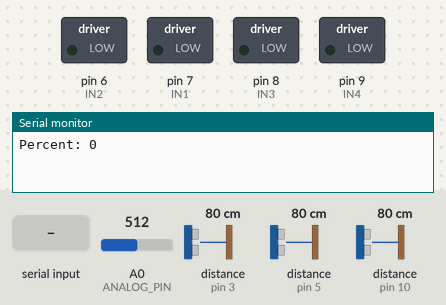
A sketch run on a simulated Arduino Uno, built with avr-gcc and run on an emulated ATmega328P. On the bench: switched loads named in the sketch (green lamp = pin HIGH), the last lines printed to the serial monitor. The inputs (shaded band) are chosen by the test bench; at power-on: A0 (ANALOG_PIN) = 512, distance to the obstacle (sensors on pin 3, pin 5, pin 10) 80 cm. The echo pulse lasts 58.3 µs per cm.

Above: at 1.2 s.
1.3 s: "1\n" received over Serial
At 1.9 s:
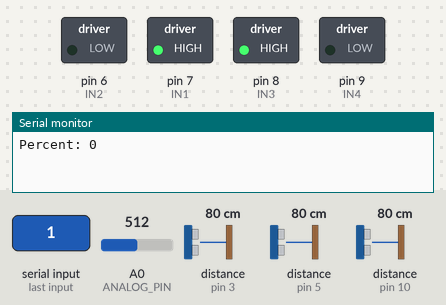
2.8 s: "2\n" received over Serial
At 4.0 s:
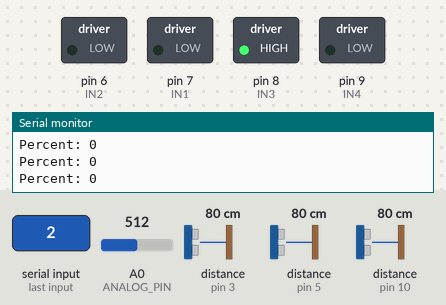
4.3 s: "3\n" received over Serial
At 5.3 s:
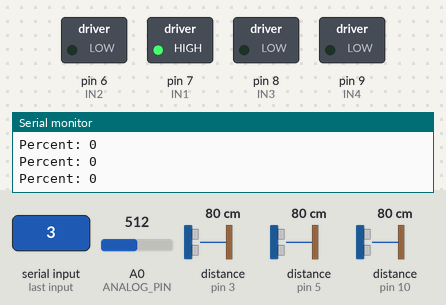
5.8 s: "4\n" received over Serial
At 6.5 s:
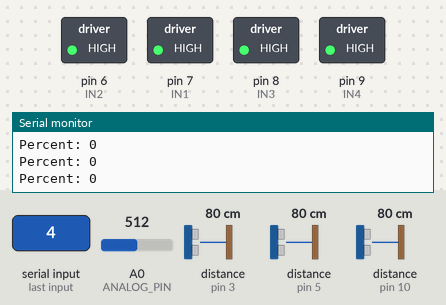
7.3 s: "5\n" received over Serial
At 7.6 s:
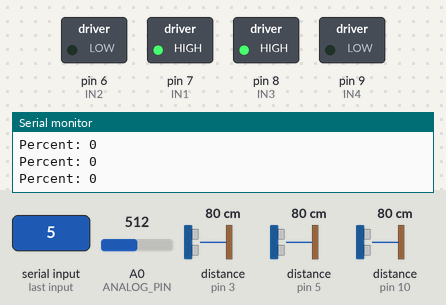
Timing chart, 0 to 9.8 s (numbered marks = the images above; inputs shaded):
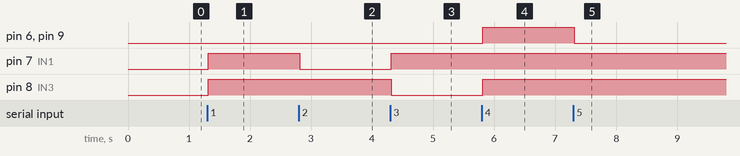

The sketch:

motor.ino
```cpp
#include <NewPing.h>

// DEFINE GLOBAL VARIABLES
String serialData;
int data;

// motor pin configurations
// LEFT MOTOR
#define IN1 7
#define IN2 6
// RIGHT MOTOR
#define IN3 8
#define IN4 9

// Define the pins for the ultrasonic sensors
#define LEFT_TRIG_PIN 2
#define LEFT_ECHO_PIN 3
#define FRONT_TRIG_PIN 4
#define FRONT_ECHO_PIN 5
#define RIGHT_TRIG_PIN 11
#define RIGHT_ECHO_PIN 10

// Define the maximum and minimum distances for obstacle detection (in centimeters)
#define MIN_DISTANCE 70

// Define variables to be used for battery monitoring
#define ANALOG_PIN A0
#define MAX_VOLTAGE 13.5
#define REF_VOLTAGE 10.0
float voltage, percent, voltage_diff;
unsigned long previousMillis = 0;  // Stores last time voltage was sent
const long interval = 1000;

// Create NewPing objects for each ultrasonic sensor
NewPing leftSensor(LEFT_TRIG_PIN, LEFT_ECHO_PIN);
NewPing frontSensor(FRONT_TRIG_PIN, FRONT_ECHO_PIN);
NewPing rightSensor(RIGHT_TRIG_PIN, RIGHT_ECHO_PIN);


void setup() {
  Serial.begin(115200);       // initializes Serial communication
  pinMode(IN1, OUTPUT);
  pinMode(IN2, OUTPUT);
  pinMode(IN3, OUTPUT);
  pinMode(IN4, OUTPUT);

  pinMode(ANALOG_PIN, INPUT_PULLUP);

  // clear any initial data in serial buffer
  while (Serial.available() > 0){
    Serial.read();
  }
}


void loop() {
  unsigned long currentMillis = millis();
  sendVoltagePercentToSerial(currentMillis);

  if (Serial.available() > 0){    // receives the number of bytes
    // read string until new line
    serialData = Serial.readStringUntil('\n');    // 1,2,3,4,5 = left, front, right, stop, listen to ult

    // convert data from serial to int
    data = serialData.toInt();
    // data = Serial.parseInt();

    if ((data < 6) && (data > 0)){

      // Read ultrasonic sensors and return sensor distance
      int objectDistanceInLeft = leftSensor.ping_cm();
      int objectDistanceInFront = frontSensor.ping_cm();
      int objectDistanceInRight = rightSensor.ping_cm();

      // main loop
      moveFunction(data, objectDistanceInLeft, objectDistanceInFront, objectDistanceInRight);
    }
  }
}


void sendVoltagePercentToSerial(unsigned long currentMillis){
  if (currentMillis - previousMillis >= interval) {
    previousMillis = currentMillis; // update prev time with current time

    // Read the voltage from the analog pin
    voltage = analogRead(ANALOG_PIN) * (MAX_VOLTAGE / 1023.0);  // convert to voltage
    voltage_diff = voltage - REF_VOLTAGE; // take voltage diff from reference
    percent = (voltage_diff / 3.5) * 100;  // convert to percent

    if (percent > 100){
      percent = 100.00;
    } else if (percent < 0.00){
      percent = 0.0;
    }

    // Send the batter percen reading to the serial port every 10 seconds
    Serial.print("Percent: ");
    Serial.println(percent, 0);
  }
}


// using the concept of FUNCTION OVERLOADING to get the data type of contents in serial
void types(String a) { Serial.println("String"); }
void types(int a) { Serial.println("int"); }
void types(float a) { Serial.println("float"); }
void types(bool a) { Serial.println("bool"); }


// /*
void debugUltrasonicReadings(int left, int front, int right){
    Serial.print(F("Left sensor: "));
    Serial.print(left);
    Serial.print(F(" cm\t"));

    Serial.print(F("Front sensor: "));
    Serial.print(front);
    Serial.print(F(" cm\t"));

    Serial.print(F("Right sensor: "));
    Serial.print(right);
    Serial.println(F(" cm"));
}
// */

void moveFunction(int datum, int left, int front, int right){

  switch (datum){
    case 1:
      if ((objectIsCloseAt(front)) || (objectIsCloseAt(left)) || (objectIsCloseAt(right))){roamAround(left, front, right);}
      move_forward();
      break;

    case 2:
      if ((objectIsCloseAt(front)) || (objectIsCloseAt(left)) || (objectIsCloseAt(right))){roamAround(left, front, right);}
      move_forward_left();
      break;

    case 3:
      if ((objectIsCloseAt(front)) || (objectIsCloseAt(left)) || (objectIsCloseAt(right))){roamAround(left, front, right);}
      move_forward_right();
      break;

    case 4:
      stop();
      break;

    default:
      roamAround(left, front, right);
      break;
  }
}


void roamAround(int left, int front, int right){
  // listens to ult, default in switch case, heat orientation is false
  if (objectIsCloseAt(front) && objectIsCloseAt(left) && objectIsCloseAt(right)){
    turn_right();
  }

  else if (objectIsCloseAt(front) && objectIsCloseAt(left)){
    turn_right();
  }

  else if (objectIsCloseAt(front) && objectIsCloseAt(right)){
    turn_left();
  }

  else if (objectIsCloseAt(front)){
    turn_right();
  }

  else{
    move_forward();
  }
}


bool objectIsCloseAt(int sensorReading){
  if ((sensorReading < MIN_DISTANCE) && (sensorReading != 0)){
    return true;
  } else {
    return false;
  }
}


void move_forward() {
  // Move forward
  digitalWrite(IN1, HIGH);
  digitalWrite(IN2, LOW);
  digitalWrite(IN3, HIGH);
  digitalWrite(IN4, LOW);
}


void move_forward_right() {
  // Move forward
  digitalWrite(IN1, HIGH);
  digitalWrite(IN2, LOW);
  digitalWrite(IN3, LOW);
  digitalWrite(IN4, LOW);
}


void move_forward_left() {
  // Move forward
  digitalWrite(IN1, LOW);
  digitalWrite(IN2, LOW);
  digitalWrite(IN3, HIGH);
  digitalWrite(IN4, LOW);
}


void move_backward() {
  // Move backward
  digitalWrite(IN1, LOW);
  digitalWrite(IN2, HIGH);
  digitalWrite(IN3, LOW);
  digitalWrite(IN4, HIGH);
}


void turn_left() {
  // Turn left
  digitalWrite(IN1, LOW);
  digitalWrite(IN2, HIGH);
  digitalWrite(IN3, HIGH);
  digitalWrite(IN4, LOW);
}


void turn_right() {
  // Turn right
  digitalWrite(IN1, HIGH);
  digitalWrite(IN2, LOW);
  digitalWrite(IN3, LOW);
  digitalWrite(IN4, HIGH);
}


void stop() {
  // Stop
  digitalWrite(IN1, HIGH);
  digitalWrite(IN2, HIGH);
  digitalWrite(IN3, HIGH);
  digitalWrite(IN4, HIGH);
}
```

Measured:
- after the input at 1.3 s, pin 7 (IN1), pin 8 (IN3): LOW → HIGH at once
- after the input at 2.8 s, pin 7 (IN1): HIGH → LOW at once
- after the input at 4.3 s, pin 7 (IN1): LOW → HIGH at once; pin 8 (IN3): HIGH → LOW at once
- after the input at 5.8 s, pin 6 (IN2), pin 8 (IN3), pin 9 (IN4): LOW → HIGH at once
- after the input at 7.3 s, pin 6 (IN2), pin 9 (IN4): HIGH → LOW at once
